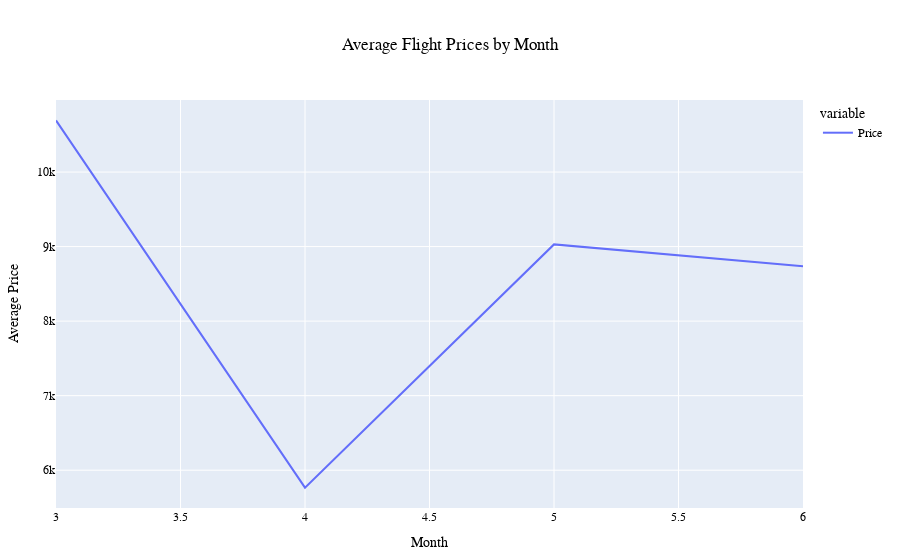

Notebook code for this chart:
### Code cell
fig = px.line(grouped_by_month)

# Update layout and styling
fig.update_layout(
    title = 'Average Flight Prices by Month',
    title_x = 0.5,  # Center the title
    xaxis_title = 'Month',
    yaxis_title = 'Average Price',
    #plot_bgcolor = 'rgba(240, 240, 240, 1)',  # Light background color
    bargap = 0.25,  # Adjust gap between bars
    font = dict(family = 'Arial', size = 12, color = 'black'),  # Font styling
    showlegend = True,   # Show legend
    margin = dict(t=100, b=50, l=50, r=50)  # Add margin to prevent overlap
)

fig.show()

### Figure 1 — Plotly figure (JSON) as saved in the notebook; plotly's stock layout.template omitted (floating-point values rounded to 4 significant figures)
{"data": [{"hovertemplate": "variable=Price<br>Month=%{x}<br>value=%{y}<extra></extra>", "legendgroup": "Price", "line": {"color": "#636efa", "dash": "solid"}, "marker": {"symbol": "circle"}, "mode": "lines", "name": "Price", "orientation": "v", "showlegend": true, "type": "scatter", "x": [3, 4, 5, 6], "xaxis": "x", "y": [10690.0, 5767.0, 9029.0, 8736.0], "yaxis": "y"}], "layout": {"bargap": 0.25, "font": {"color": "black", "family": "Arial", "size": 12}, "legend": {"title": {"text": "variable"}, "tracegroupgap": 0}, "margin": {"b": 50, "l": 50, "r": 50, "t": 100}, "showlegend": true, "title": {"text": "Average Flight Prices by Month", "x": 0.5}, "xaxis": {"anchor": "y", "domain": [0, 1], "title": {"text": "Month"}}, "yaxis": {"anchor": "x", "domain": [0, 1], "title": {"text": "Average Price"}}}}
